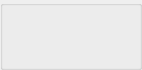
<?xml version="1.0" encoding="UTF-8"?>
<ui version="4.0">
 <class>BigSpinBoxEdit</class>
 <widget class="QWidget" name="BigSpinBoxEdit">
  <property name="geometry">
   <rect>
    <x>0</x>
    <y>0</y>
    <width>142</width>
    <height>70</height>
   </rect>
  </property>
  <layout class="QVBoxLayout">
   <property name="spacing">
    <number>0</number>
   </property>
   <property name="margin">
    <number>0</number>
   </property>
   <item>
    <widget class="QGroupBox" name="groupBox">
     <layout class="QGridLayout" name="mainLayout">
      <property name="margin">
       <number>0</number>
      </property>
      <property name="spacing">
       <number>0</number>
      </property>
     </layout>
    </widget>
   </item>
  </layout>
 </widget>
 <resources/>
 <connections/>
</ui>
